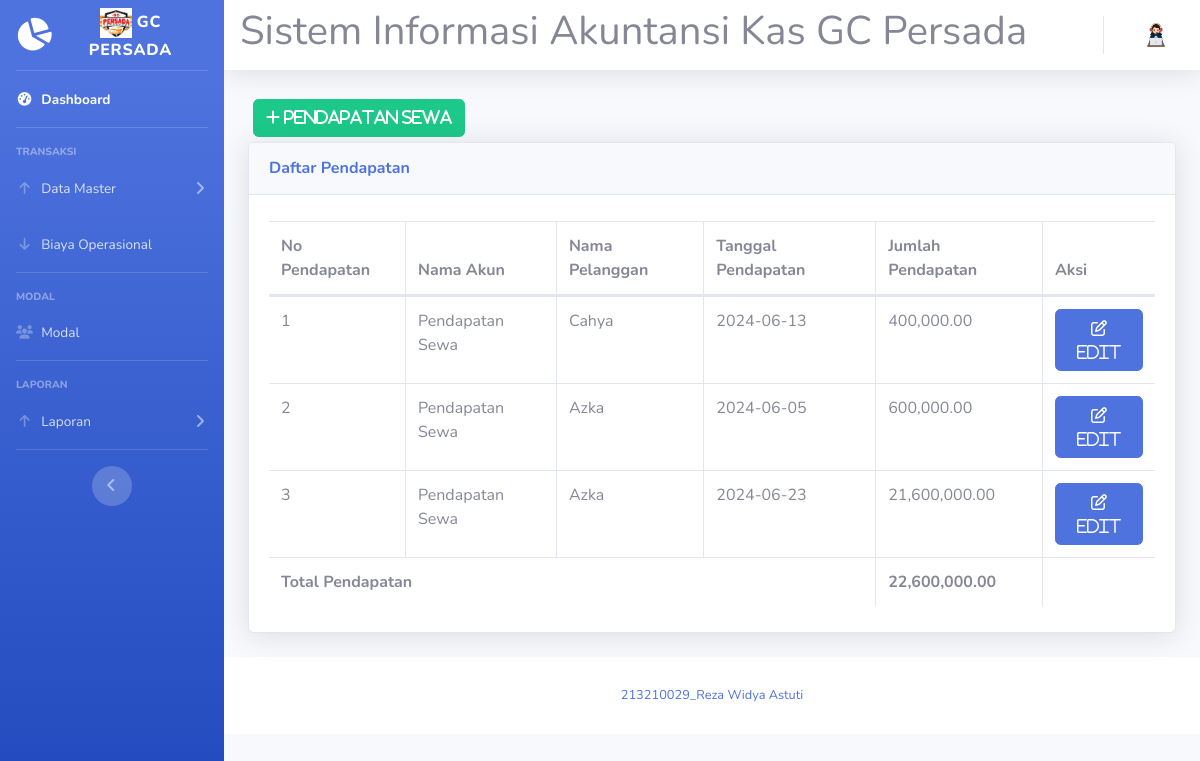
The page /pendapatan-sewa.php (signed in) on the database its author committed.
### tables this page shows
CREATE TABLE `pendapatan_sewa` (
  `id_pendapatan` int(5) NOT NULL,
  `id_akun` varchar(15) NOT NULL,
  `no_pelanggan` varchar(4) NOT NULL,
  `id_sewa` int(2) NOT NULL,
  `nama_pendapatan` varchar(20) NOT NULL,
  `tgl_pendapatan` date NOT NULL,
  `jumlah_pendapatan` int(11) NOT NULL
);

CREATE TABLE `kategori_akun` (
  `id_akun` varchar(5) NOT NULL,
  `nama_akun` varchar(20) NOT NULL
);

CREATE TABLE `pelanggan` (
  `no_pelanggan` int(2) NOT NULL,
  `nama` varchar(15) NOT NULL,
  `alamat` varchar(20) NOT NULL,
  `no_hp` varchar(13) NOT NULL
);

### pendapatan-sewa.php (the view, shortened to what this page needs)
<?php
require 'koneksi.php';
?>
<!DOCTYPE html>
<html lang="en">
<head>
  <link href="vendor/fontawesome-free/css/all.min.css" rel="stylesheet" type="text/css">
  <link href="css/sb-admin-2.min.css" rel="stylesheet">
  <link href="vendor/datatables/dataTables.bootstrap4.min.css" rel="stylesheet">
</head>
<body id="page-top">
  <?php require 'sidebar.php'; ?>
  <?php require 'navbar.php'; ?>
  <div id="content">
    <div class="container-fluid">
      <button type="button" class="btn btn-success" style="margin:5px" data-toggle="modal" data-target="#myModalTambah"><i class="fa fa-plus"> Pendapatan Sewa</i></button><br>
      <div class="card shadow mb-4">
        <div class="card-header py-3">
          <h6 class="m-0 font-weight-bold text-primary">Daftar Pendapatan</h6>
        </div>
        <div class="card-body">
          <div class="table-responsive">
            <table class="table table-bordered" id="dataTable" width="100%" cellspacing="0">
              <thead>
                <tr>
                  <th>No Pendapatan</th>
                  <th>Nama Akun</th>
                  <th>Nama Pelanggan</th>
                  <th>Tanggal Pendapatan</th>
                  <th>Jumlah Pendapatan</th>
                  <th>Aksi</th>
                </tr>
              </thead>
              <tbody>
                <?php
                $no = 0;
                $total_pendapatan = 0;
                $query = mysqli_query($koneksi, "SELECT pendapatan_sewa.*, kategori_akun.nama_akun, pelanggan.nama FROM pendapatan_sewa JOIN kategori_akun ON pendapatan_sewa.id_akun=kategori_akun.id_akun JOIN pelanggan ON pelanggan.no_pelanggan = pendapatan_sewa.no_pelanggan");
                while ($data = mysqli_fetch_assoc($query)) {
                  $total_pendapatan += $data['jumlah_pendapatan'];
                ?>
                  <tr>
                    <td><?= $no += 1; ?></td>
                    <td><?= $data['nama_akun'] ?></td>
                    <td><?= $data['nama'] ?></td>
                    <td><?= $data['tgl_pendapatan'] ?></td>
                    <td><?= number_format($data['jumlah_pendapatan'], 2) ?></td>
                    <td>
                      <a href="#" type="button" class="fa fa-edit btn btn-primary btn-md" data-toggle="modal" data-target="#myModal<?= $data['id_pendapatan']; ?>"> Edit</a>
                    </td>
                  </tr>
                <?php } ?>
                <tr>
                  <td colspan="4"><strong>Total Pendapatan</strong></td>
                  <td><strong><?= number_format($total_pendapatan, 2) ?></strong></td>
                  <td></td>
                </tr>
              </tbody>
            </table>
          </div>
        </div>
      </div>
    </div>
    <?php require 'footer.php'; ?>
  </div>
</body>
</html>

### rows shown on the page
pendapatan_sewa: no "1", id_akun.nama_akun "Pendapatan Sewa", pelanggan.nama "Cahya", tgl_pendapatan "2024-06-13", jumlah_pendapatan "400,000.00"
pendapatan_sewa: no "2", id_akun.nama_akun "Pendapatan Sewa", pelanggan.nama "Azka", tgl_pendapatan "2024-06-05", jumlah_pendapatan "600,000.00"
pendapatan_sewa: no "3", id_akun.nama_akun "Pendapatan Sewa", pelanggan.nama "Azka", tgl_pendapatan "2024-06-23", jumlah_pendapatan "21,600,000.00"

### other values the page prints
$total_pendapatan "22,600,000.00"
